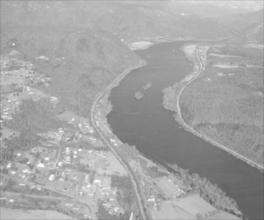
%> input picture HW1/Q1/Scripts/river.JPG, 264 x 220 px
$ octave main.m   (GNU Octave 9; MATLAB toolbox functions it lacks are replaced by stand-ins)
%> lines starting %> are read from the running program, lines starting %| are printed output that depends on the picture; in (x1, y1, x2, y2) boxes, pixels count from 0 and x2, y2 are one past the last pixel; in counts of white or black regions, pixels touching at a corner belong together; the program's own positions count from 1
### HW1/Q1/Scripts/Count_Occurency.m
function statisticResult = Count_Occurency(OriginalImage, height, width)
statisticResult = zeros(256,1);
for i = 1:height
    for j = 1:width
        statisticResult(OriginalImage(i,j) + 1, 1) = statisticResult(OriginalImage(i,j) + 1, 1)+1;
    end
end
statisticResult = statisticResult/(height*width);
% 获得的Statistic横坐标范围为1-256

### HW1/Q1/Scripts/Histogram_Equalization.m
function Histogram = Histogram_Equalization(statisticResult,height,width)
Histogram = zeros(256,1);
for i = 1:256
    temp = 0;
    for j = 1:i
        temp = temp + statisticResult(j,1);
    end
    if(round(255*temp) + 1 > 256)
        Histogram(i,1) = 256;
    else
        Histogram(i,1) = round(255*temp) + 1;
    end
end
% 获得的Statistic为1-256 -> 1-256

### HW1/Q1/Scripts/Transform.m
function TransfromedImage = Transform(OriginalImage,height,width, Histogram)
TransfromedImage = OriginalImage;
for i = 1:height
    for j = 1:width
        if Histogram(OriginalImage(i,j)+1,1) - 1 < 0
            TransfromedImage(i,j) = 0;
        elseif Histogram(OriginalImage(i,j)+1,1) - 1 > 255
            TransfromedImage(i,j) = 255;
        else
            TransfromedImage(i,j) = Histogram(OriginalImage(i,j)+1,1) - 1;
        end
    end
end
% 获得的Histogram为1-256 -> 0-255

### HW1/Q1/Scripts/Count_Difference.m
function difference = Count_Difference(StandardImage,TransfromedImage, height, width)
difference = StandardImage;
count = zeros(5,1);
for i = 1:height
    for j = 1:width
        difference(i,j) = abs(StandardImage(i,j) - TransfromedImage(i,j)) * 100;
        for k = 1:5
            if abs(StandardImage(i,j) - TransfromedImage(i,j)) < k
                count(k,1) = count(k,1)  + 1;
            end
        end
    end
end
count = count/((height*width));
display(count);

### HW1/Q1/Scripts/main.m
%读取图像
%由于测试图像本身为黑白，此处略去灰度转化步骤
OriginalImage = imread('river.JPG');
%> OriginalImage is the input picture: size 220x264 uint8; min 88, max 255, mean 164.9
%imshow(OriginalImage);

[height, width, channels] = size(OriginalImage);
%> height = 220; width = 264; channels = 1

statisticResult = Count_Occurency(OriginalImage,height,width);
%> after the loop in Count_Occurency, `for i = 1:height`: statisticResult = 256 values, max 1243 at index 170, min 0 at index 1, mean 226.9
%> in Count_Occurency, `statisticResult = statisticResult/(height*width);`: statisticResult = 256 values, max 0.0214 at index 170, min 0 at index 1, mean 0.00391
figure(1)
title('原图像直方图')
bar(statisticResult);
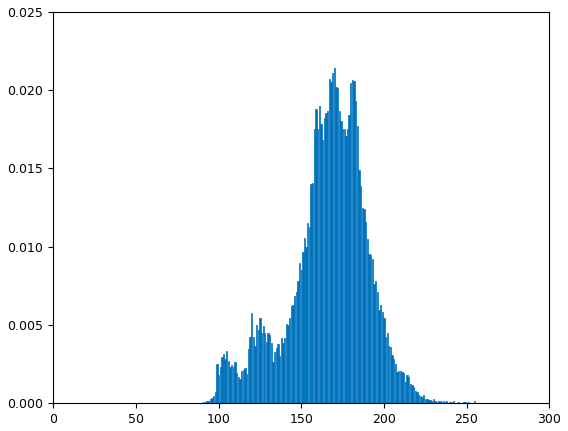
%> figure redrawn from the program's plot data; tallest bar 0.0214 high, from x = 169.6 to 170.4
hold on
%
Histogram = Histogram_Equalization(statisticResult,height,width);
%> after the loop in Histogram_Equalization, `for i = 1:256`: Histogram = 256 values from 1 to 256
%> Histogram = 256 values from 1 to 256
figure(2)
plot(Histogram)
title('变换函数T(r)')
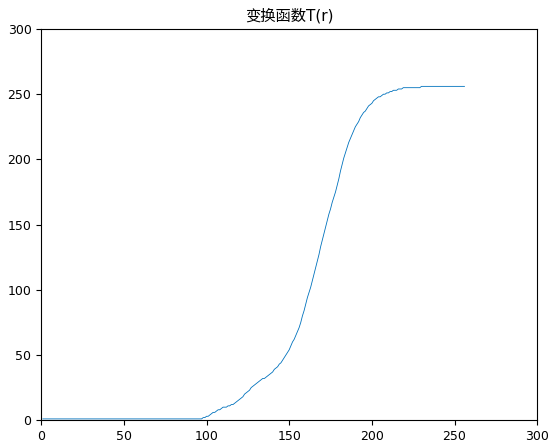
%> figure redrawn from the program's plot data; curve peaks at x = 230, y = 256
hold on

TransfromedImage = Transform(OriginalImage,height,width, Histogram);
%> after the loop in Transform, `for i = 1:height`:
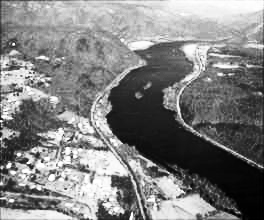
%> TransfromedImage: size 220x264 uint8; min 0, max 255, mean 129.2
figure(3)
imshow(TransfromedImage);
title('直方图均衡化之后得到的图像')
hold on

resultHistogram = Count_Occurency(TransfromedImage,height,width);
%> resultHistogram = 256 values, max 0.0214 at index 138, min 0 at index 19, mean 0.00391
figure(4)
bar(resultHistogram, 0.5)
title('直方图均衡化之后得到的直方图')
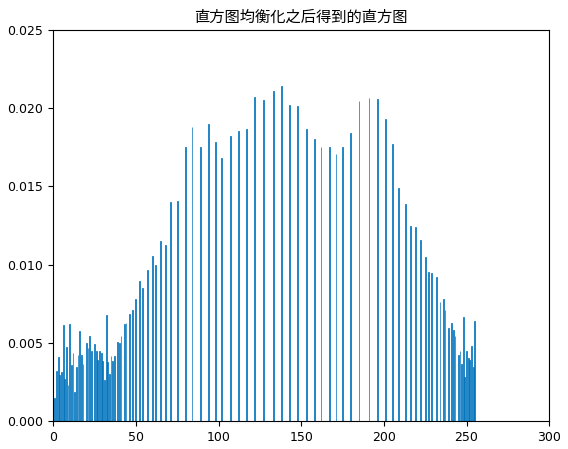
%> figure redrawn from the program's plot data; tallest bar 0.0214 high, from x = 137.8 to 138.2
imwrite(TransfromedImage, 'TransfromedImage.jpg')

StandardImage = histeq(OriginalImage, 256);
figure(5)
imshow(StandardImage);
title('系统直方图均衡化图像')

StandardHistogram = Count_Occurency(StandardImage, height, width);
%> StandardHistogram = 256 values, max 0.0214 at index 138, min 0 at index 16, mean 0.00391
figure(6)
bar(StandardHistogram, 0.5);
title('系统直方图均衡化之后得到的直方图')
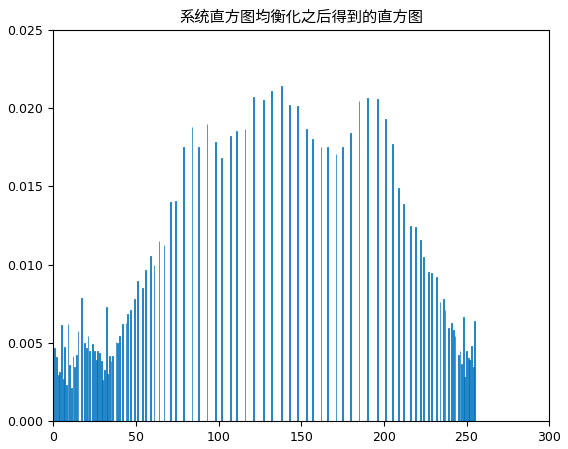
%> figure redrawn from the program's plot data; tallest bar 0.0214 high, from x = 137.8 to 138.2

difference = resultHistogram -StandardHistogram;
%> difference = 256 values, max 0.0211 at index 133, min -0.0211 at index 132, mean 0
% display(StandardHistogram(0));
figure(7)
bar(difference);
title('标准函数获得图像的直方图与自己均衡化的直方图作差结果')
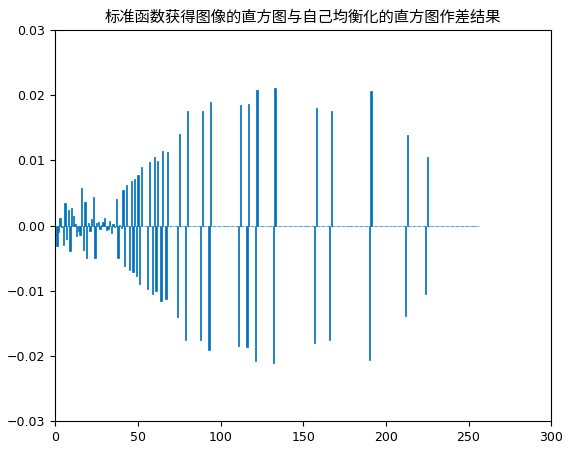
%> figure redrawn from the program's plot data; tallest bar 0.0211 high, from x = 131.6 to 132.4

difference = Count_Difference(TransfromedImage,StandardImage,height,width);
%> after the loop in Count_Difference, `for i = 1:height`:
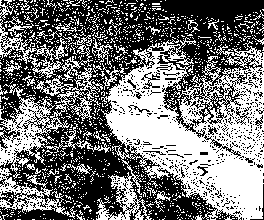
%> difference: size 220x264 uint8; values 0 (black) and 100 (white), 46.4% white; 1164 white regions (1125 under 20 px), largest, box (x1, y1, x2, y2) and area: (96, 37, 264, 220) 16398, (0, 33, 111, 179) 3555, (0, 167, 77, 219) 1135
%> after the loop in Count_Difference, `for i = 1:height`: count = [31147; 58080; 58080; 58080; 58080]
%> in Count_Difference, `count = count/((height*width));`: count = [0.536; 1; 1; 1; 1]
%| count =
%|    0.5363
%|    1.0000
%|    1.0000
%|    1.0000
%|    1.0000
figure(8)
imshow(difference);
title('difference')
imwrite(difference, 'difference.jpg')
